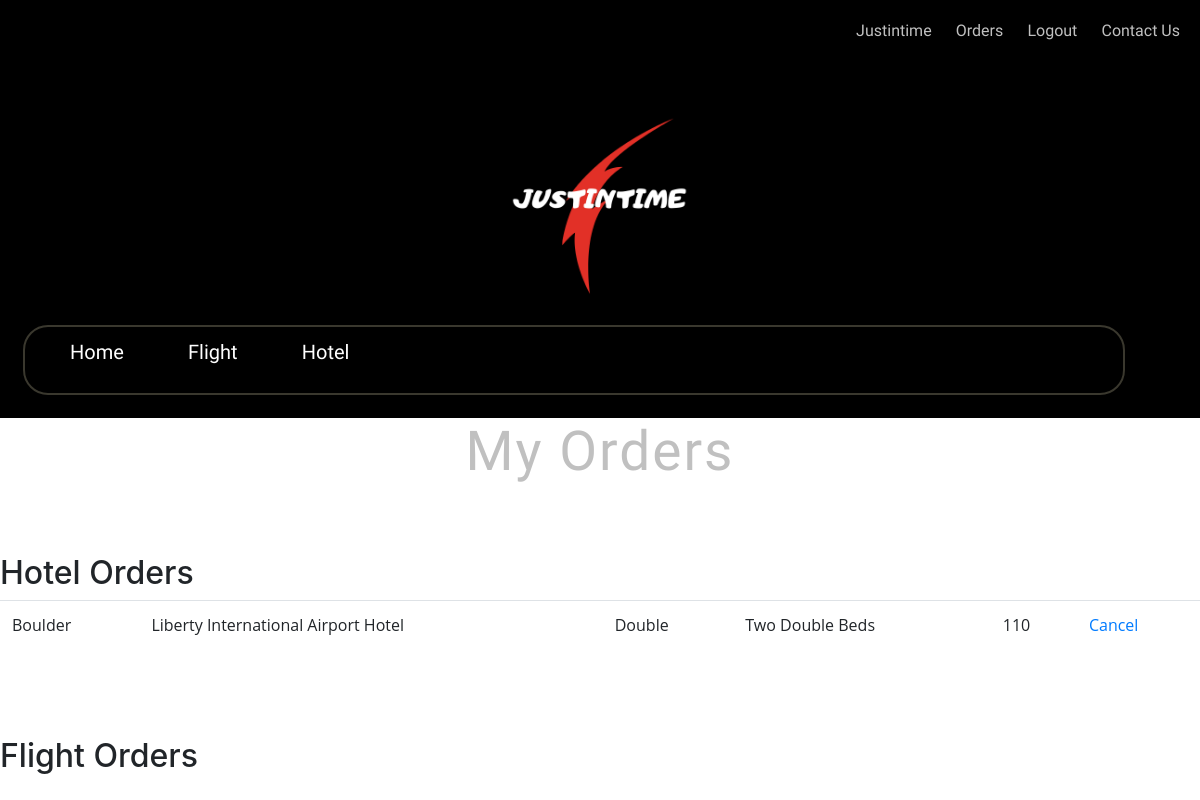
The app's page /account/my-orders/ (signed in), older data.
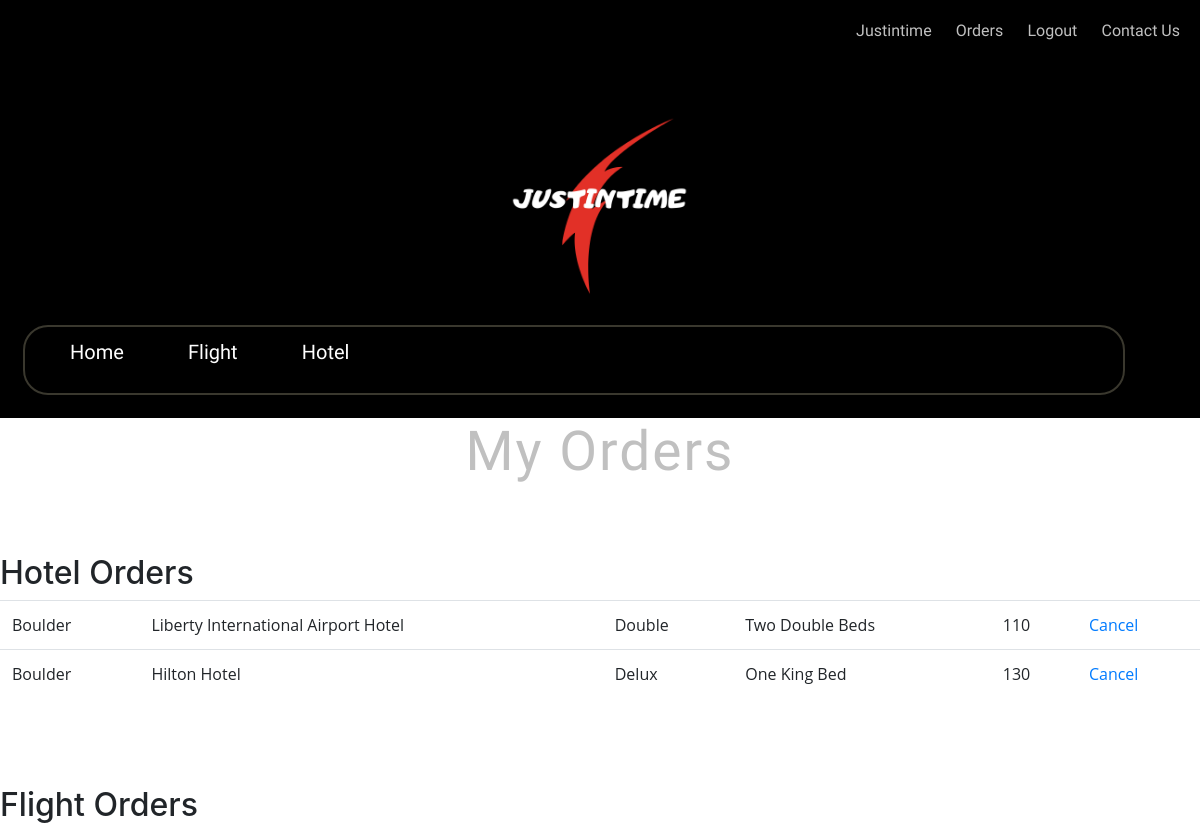
The same page, newer data.
### hotel/models.py (models this page shows, shortened)
class Room(models.Model):
    id = models.AutoField(auto_created=True, primary_key=True)
    city = models.CharField(max_length=30)
    name = models.CharField(max_length=80)
    type = models.CharField(max_length=30)
    beds = models.CharField(max_length = 100)
    price = models.PositiveSmallIntegerField(blank=True, default=None, null=True,)
    booker = models.ForeignKey(User, related_name='room_booker', blank=True, null=True, on_delete=models.CASCADE,)
    destription = models.TextField(blank=True, null=True)

### account/views.py (the view)
# urls.py: path('my-orders/', views.my_orders, name='my_orders')
@login_required(login_url='/account/login/')
def my_orders(request):
    room_db=Room.objects.filter(booker=request.user)
    return render(request, "account/my_orders.html", {"room_db":room_db})

### templates/account/my_orders.html (shortened to what this page needs)
{% extends 'base.html' %}
{% load static %}
{% block content %}
    <h1>My Orders</h1>
    <h2>Hotel Orders</h2>
  <table class="table">
        <tbody>
            {% for h in room_db %}
              <tr>
                <td>{{h.city}}</td>
                <td>{{h.name}}</td>
                  <td>{{ h.type }}</td>
                  <td>{{ h.beds }}</td>
                  <td>{{ h.price }}</td>
                <td><a href="/hotel/cancel/{{ h.id }}">Cancel</a></td>
              </tr>
            {% endfor %}
        </tbody>
  </table>
    <br><br><br>
    <h2>Flight Orders</h2>
{% endblock %}

Row changes from the older to the newer data that the page shows:
now on this page (row edited): Room: city "Boulder", name "Hilton Hotel", type "Delux", beds "One King Bed", price "130"
